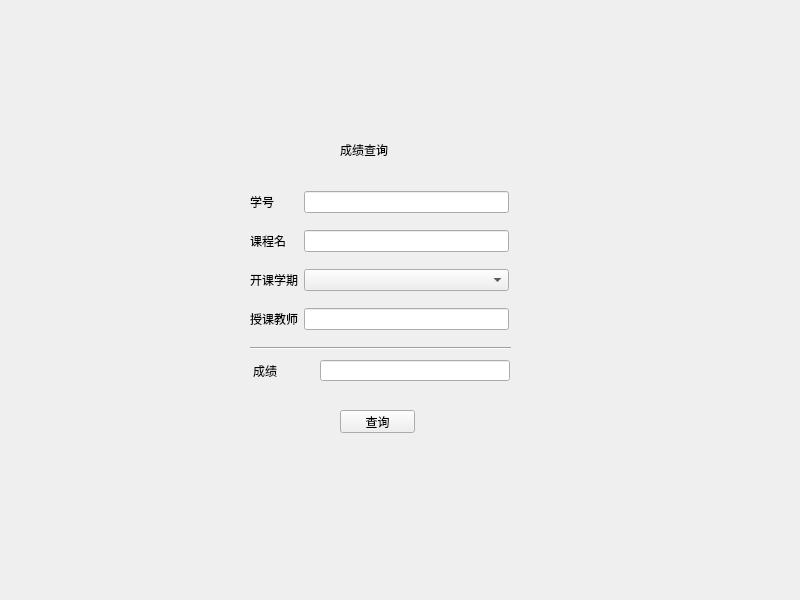
<?xml version="1.0" encoding="UTF-8"?>
<ui version="4.0">
 <class>myScore</class>
 <widget class="QWidget" name="myScore">
  <property name="geometry">
   <rect>
    <x>0</x>
    <y>0</y>
    <width>800</width>
    <height>600</height>
   </rect>
  </property>
  <property name="windowTitle">
   <string>Form</string>
  </property>
  <widget class="QLabel" name="label">
   <property name="geometry">
    <rect>
     <x>340</x>
     <y>140</y>
     <width>101</width>
     <height>20</height>
    </rect>
   </property>
   <property name="styleSheet">
    <string notr="true">font: 14pt &quot;Arial&quot;;</string>
   </property>
   <property name="text">
    <string>成绩查询</string>
   </property>
  </widget>
  <widget class="QPushButton" name="findscoreButton">
   <property name="geometry">
    <rect>
     <x>340</x>
     <y>410</y>
     <width>75</width>
     <height>23</height>
    </rect>
   </property>
   <property name="styleSheet">
    <string notr="true">font: 9pt &quot;Arial&quot;;</string>
   </property>
   <property name="text">
    <string>查询</string>
   </property>
  </widget>
  <widget class="QWidget" name="layoutWidget">
   <property name="geometry">
    <rect>
     <x>250</x>
     <y>180</y>
     <width>259</width>
     <height>162</height>
    </rect>
   </property>
   <layout class="QGridLayout" name="gridLayout_2">
    <item row="1" column="2">
     <widget class="QLineEdit" name="className_Edit"/>
    </item>
    <item row="0" column="0" colspan="2">
     <widget class="QLabel" name="label_2">
      <property name="text">
       <string>学号</string>
      </property>
     </widget>
    </item>
    <item row="0" column="2">
     <widget class="QLineEdit" name="sNo_lineEdit"/>
    </item>
    <item row="1" column="0" colspan="2">
     <widget class="QLabel" name="label_3">
      <property name="text">
       <string>课程名</string>
      </property>
     </widget>
    </item>
    <item row="2" column="0" colspan="2">
     <widget class="QLabel" name="label_4">
      <property name="text">
       <string>开课学期</string>
      </property>
     </widget>
    </item>
    <item row="3" column="0" colspan="2">
     <widget class="QLabel" name="label_5">
      <property name="text">
       <string>授课教师</string>
      </property>
     </widget>
    </item>
    <item row="3" column="2">
     <widget class="QLineEdit" name="teacher_lineEdit"/>
    </item>
    <item row="2" column="2">
     <widget class="QComboBox" name="classTime_box"/>
    </item>
   </layout>
  </widget>
  <widget class="QLineEdit" name="Grade_lineEdit">
   <property name="geometry">
    <rect>
     <x>320</x>
     <y>360</y>
     <width>190</width>
     <height>21</height>
    </rect>
   </property>
  </widget>
  <widget class="QLabel" name="label_6">
   <property name="geometry">
    <rect>
     <x>253</x>
     <y>360</y>
     <width>60</width>
     <height>21</height>
    </rect>
   </property>
   <property name="text">
    <string>成绩</string>
   </property>
  </widget>
  <widget class="Line" name="line">
   <property name="geometry">
    <rect>
     <x>250</x>
     <y>340</y>
     <width>261</width>
     <height>16</height>
    </rect>
   </property>
   <property name="orientation">
    <enum>Qt::Horizontal</enum>
   </property>
  </widget>
 </widget>
 <resources/>
 <connections/>
</ui>
